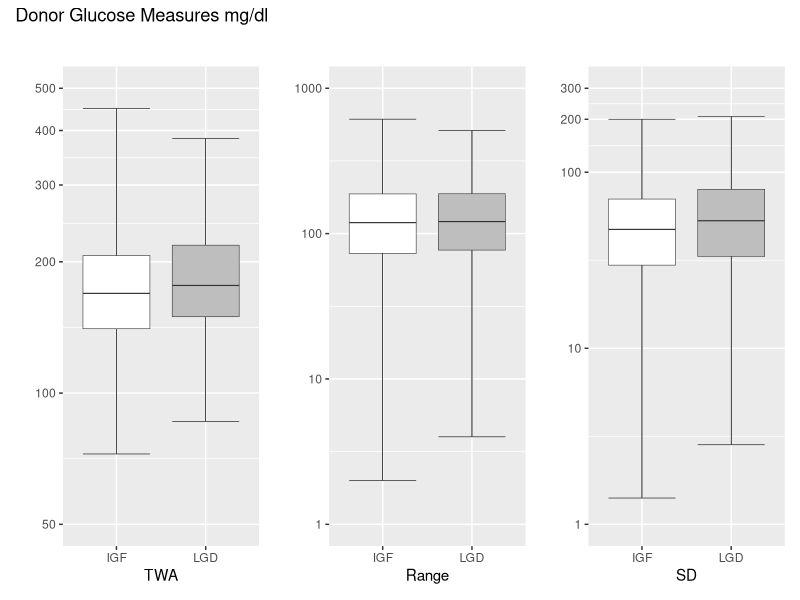

Source code (R):
## ---- chunk 1
knitr::opts_chunk$set(echo = FALSE)
## ---- chunk 2
# load in libraries
package_list <- c("tidyverse", "vroom", "dplyr", "patchwork")

# load in packages
for (package_name in package_list) {
  if (!requireNamespace(package_name, quietly = TRUE)) {
    install.packages(package_name)
  }
  library(package_name, character.only = TRUE)
}

# load in data
df <- vroom("ddh.csv")
head(df)
## ---- chunk 3

# faceted by IGF and LGD (initial graft function and liver graft dysfunction)
# Identified by variable "delayed_fn", "1" = yes.
# Ploted vertically on a logrithmic scale



twa<-ggplot(df, aes(x = factor(delayed_fn), y = glutwa, fill = factor(delayed_fn))) +
  
  # error bars function to create horizontal lines at ends of whiskers
  stat_boxplot(geom ='errorbar', coef = Inf, size = 0.2) + 
  
  # overlaying the boxplots over the error bars, extending whiskers with coef = Inf
  geom_boxplot(coef = Inf, size = 0.2) +
  
  # manually setting scale breaks and limits
  scale_y_continuous(limits=c(50, 500),
                     breaks=c(50, 100, 200, 300, 400, 500),
  
  # putting in log scale
                     trans='log10') + 
  
  # coloring gray and white
  scale_fill_manual(values=c("0"="white", "1"="gray")) +
  
  # labeling IGF vs LGD
  scale_x_discrete(labels=c("0"="IGF", "1"="LGD")) +
  
  # labelinga and getting rid of legend
  labs(title="", x= "TWA", y="") +
  theme(legend.position="none")
    

range <- ggplot(df, aes(x = factor(delayed_fn), y=glurange, fill=factor(delayed_fn))) +
  stat_boxplot(geom ='errorbar', coef = Inf, size = 0.2) + 
  geom_boxplot(coef = Inf, size = 0.2) +
  scale_y_continuous(limits=c(1, 1000), 
                     breaks=c(1, 10, 100, 1000),
                     trans='log10') + 
  scale_fill_manual(values=c("0"="white", "1"="gray")) +
  scale_x_discrete(labels=c("0"="IGF", "1"="LGD")) +
  labs(title="", x= "Range", y="") +
  theme(legend.position="none")
    
sd <- ggplot(df, aes(x = factor(delayed_fn), y=glusd, fill=factor(delayed_fn))) +
  stat_boxplot(geom ='errorbar', coef = Inf, size = 0.2) + 
  geom_boxplot(coef = Inf, size = 0.2) + 
  scale_y_continuous(limits=c(1, 300), 
                     breaks=c(1, 10, 100, 200, 300),
                     trans='log10') + 
    scale_fill_manual(values=c("0"="white", "1"="gray")) +
    scale_x_discrete(labels=c("0"="IGF", "1"="LGD")) +
    labs(title="", x= "SD", y="")+
    theme(legend.position="none")


twa + range + sd + plot_annotation(title = "Donor Glucose Measures mg/dl")
